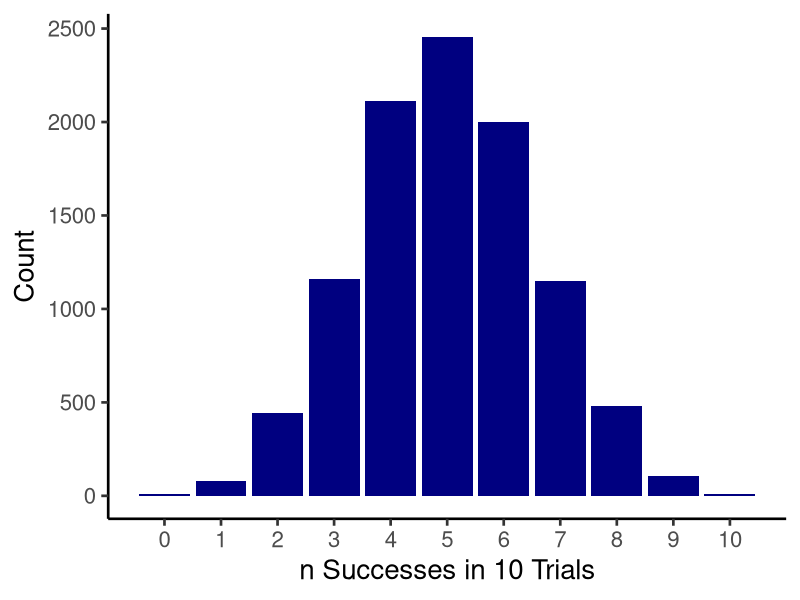
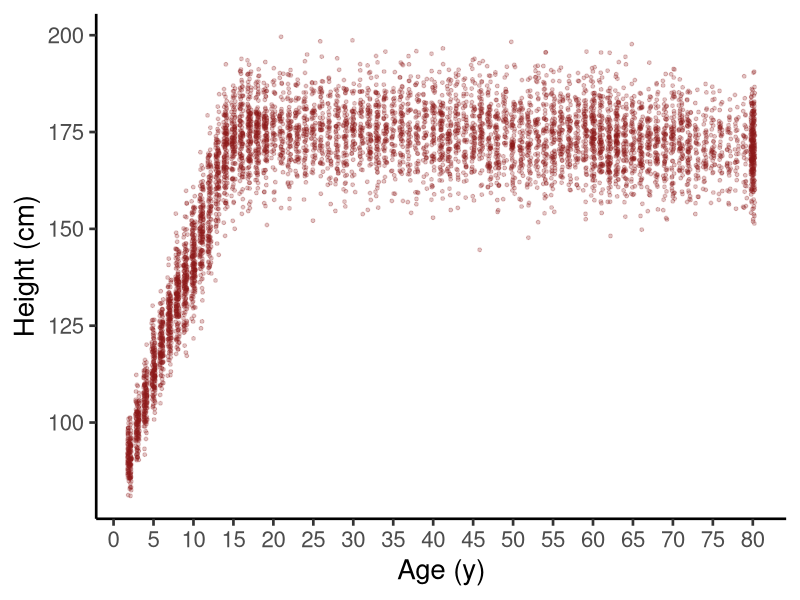
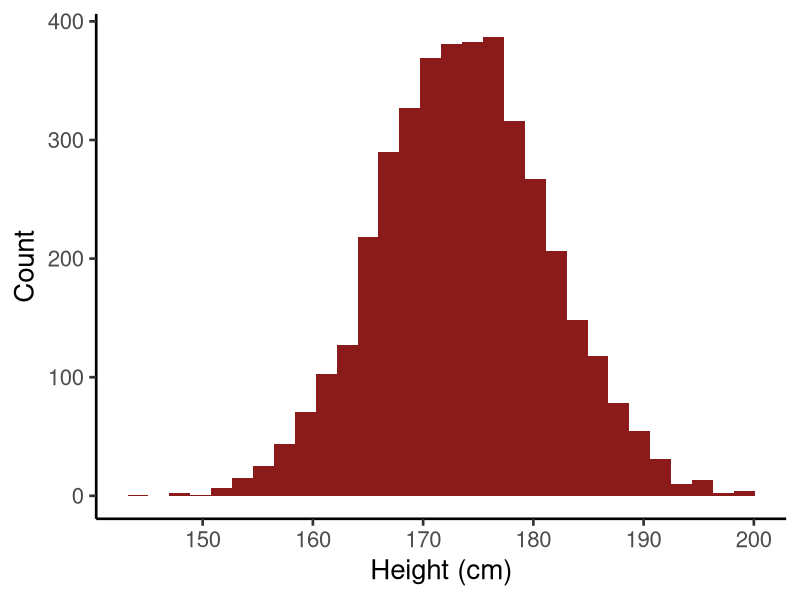
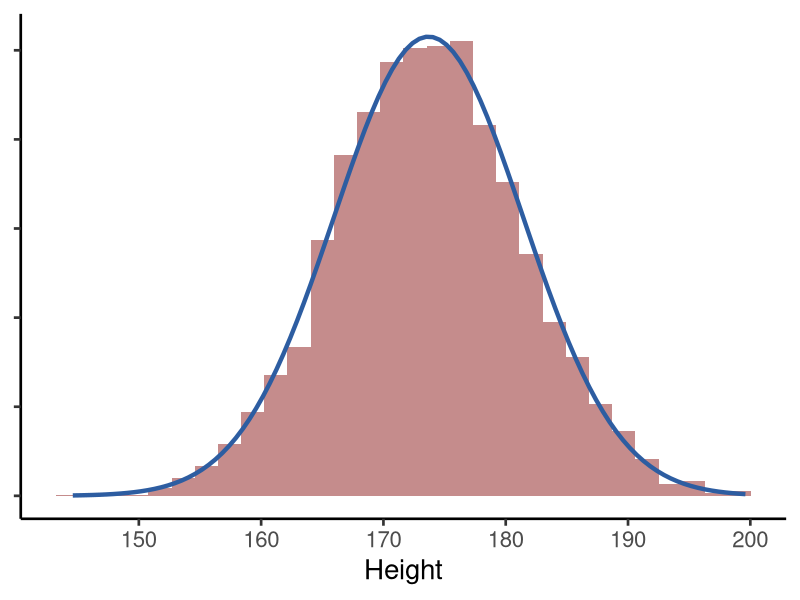

Write the R code that produced these figures, in order.
## ---- chunk 1
#| label: setup
#| echo: false

library(tidyverse)
theme_set(theme_classic(base_size = 20))
## ---- chunk 2
#| echo: true

# Set the seed for the RNG to make the simulation reproducible
set.seed(234626)

# Generate 10 trials from a binomial (Bernoulli) distribution
# Probability = 0.5
x <- rbinom(n = 10, size = 1, prob = 0.5)
x
## ---- chunk 3
#| echo: true

mean(x)
## ---- chunk 4
#| echo: true

# Set the seed for the RNG to make the simulation reproducible
set.seed(234626)

# Generate 10 trials from a binomial (Bernoulli) distribution
# Probability = 0.5
x <- rbinom(n = 10000, size = 1, prob = 0.5)
x[1:20]
## ---- chunk 5
#| echo: true

mean(x)
## ---- chunk 6
#| echo: true

set.seed(32463)
x <- rbinom(n = 10, size = 10, prob = 0.5)
x
## ---- chunk 7
#| echo: true

mean(x / 10)
## ---- chunk 8
#| echo: true

set.seed(234627)
x <- rbinom(n = 10000, size = 10, prob = 0.5)
## ---- chunk 9
#| echo: true

x[1:100]
## ---- chunk 10
#| echo: true

x_tab <- table(x)
x_tab
## ---- chunk 11
ggplot(data = tibble(Count = as.numeric(x_tab),
                     Successes = 0:10),
       aes(x = Successes, y = Count)) +
  geom_bar(stat = "identity", fill = "navy") +
  scale_x_continuous(breaks = 0:10) +
  labs(x = "n Successes in 10 Trials")
## ---- chunk 12
NHANES <- read_csv("../data/NHANES.csv", show_col_types = FALSE) |> 
  filter(Sex == "Male") |> 
  select(-Sex) |> 
  arrange(Height)
NHANES$Height
## ---- chunk 13
ggplot(NHANES, aes(x = Age, y = Height)) +
  geom_point(size = 1, show.legend = FALSE, alpha = 0.25,
             position = position_jitter(width = 0.25, seed = 3847293),
             color = "firebrick4") +
  scale_x_continuous(breaks = seq(0, 80, by = 5)) +
  labs(x = "Age (y)", y = "Height (cm)")
## ---- chunk 14
NHANES_20 <- NHANES |> filter(Age > 20)

ggplot(NHANES_20, aes(Height)) +
  geom_histogram(bins = 30, show.legend = FALSE,
                 fill = "firebrick4") +
  labs(x = "Height (cm)", y = "Count") +
  scale_x_continuous(breaks = seq(140, 200, by = 10))
## ---- chunk 15
head(NHANES_20) |> knitr::kable()
## ---- chunk 16
tail(NHANES_20) |> knitr::kable()
## ---- chunk 17
ggplot(NHANES_20, aes(Height)) +
  geom_histogram(aes(y = after_stat(density)),
                 fill = "firebrick4", 
                 alpha = 0.5,
                 bins = 30) +
  geom_line(data = tibble(
    Height = seq(min(NHANES_20$Height),
                 max(NHANES_20$Height),
                 length.out = 100),
    y = dnorm(Height, mean = mean(NHANES_20$Height),
              sd = sd(NHANES_20$Height))),
    aes(Height, y), linewidth = 1.5, color = "#2D5DA1") +
  theme(axis.title.y = element_blank(),
        axis.text.y = element_blank()) +
  scale_x_continuous(breaks = seq(140, 200, by = 10))
